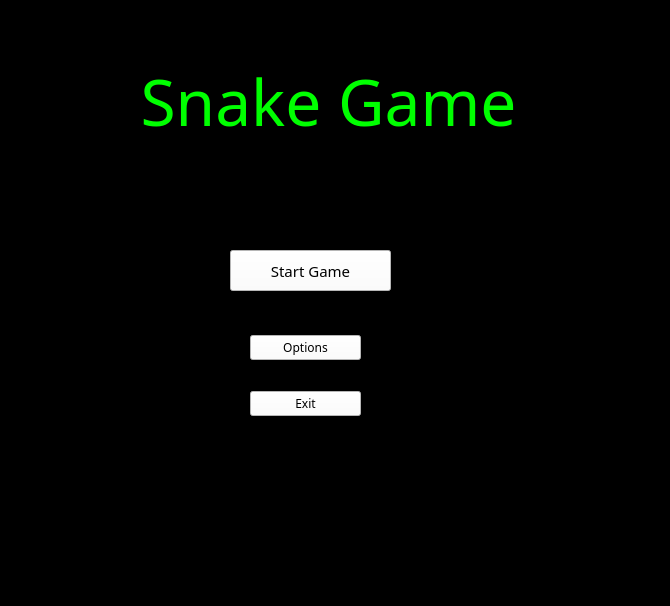
<?xml version="1.0" encoding="UTF-8"?>
<ui version="4.0">
 <class>MainWindow</class>
 <widget class="QMainWindow" name="MainWindow">
  <property name="geometry">
   <rect>
    <x>0</x>
    <y>0</y>
    <width>670</width>
    <height>606</height>
   </rect>
  </property>
  <property name="font">
   <font>
    <family>Tahoma</family>
   </font>
  </property>
  <property name="windowTitle">
   <string>MainWindow</string>
  </property>
  <property name="styleSheet">
   <string notr="true">background-color: rgb(0, 0, 0);</string>
  </property>
  <widget class="QWidget" name="centralwidget">
   <widget class="QFrame" name="frame_3">
    <property name="geometry">
     <rect>
      <x>630</x>
      <y>130</y>
      <width>71</width>
      <height>78</height>
     </rect>
    </property>
    <property name="frameShape">
     <enum>QFrame::StyledPanel</enum>
    </property>
    <property name="frameShadow">
     <enum>QFrame::Raised</enum>
    </property>
   </widget>
   <widget class="QFrame" name="frame">
    <property name="geometry">
     <rect>
      <x>620</x>
      <y>90</y>
      <width>10</width>
      <height>78</height>
     </rect>
    </property>
    <property name="frameShape">
     <enum>QFrame::StyledPanel</enum>
    </property>
    <property name="frameShadow">
     <enum>QFrame::Raised</enum>
    </property>
   </widget>
   <widget class="QPushButton" name="startButton">
    <property name="geometry">
     <rect>
      <x>230</x>
      <y>250</y>
      <width>161</width>
      <height>41</height>
     </rect>
    </property>
    <property name="font">
     <font>
      <family>Titillium Web</family>
      <pointsize>11</pointsize>
     </font>
    </property>
    <property name="styleSheet">
     <string notr="true">background-color: rgb(255, 255, 255);</string>
    </property>
    <property name="text">
     <string>Start Game</string>
    </property>
    <property name="flat">
     <bool>false</bool>
    </property>
   </widget>
   <widget class="QWidget" name="layoutWidget">
    <property name="geometry">
     <rect>
      <x>250</x>
      <y>310</y>
      <width>111</width>
      <height>131</height>
     </rect>
    </property>
    <layout class="QVBoxLayout" name="verticalLayout">
     <item>
      <widget class="QPushButton" name="optionsButton">
       <property name="font">
        <font>
         <family>Titillium Web</family>
        </font>
       </property>
       <property name="styleSheet">
        <string notr="true">background-color: rgb(255, 255, 255);</string>
       </property>
       <property name="text">
        <string>Options</string>
       </property>
      </widget>
     </item>
     <item>
      <widget class="QPushButton" name="exitButton">
       <property name="font">
        <font>
         <family>Titillium Web</family>
        </font>
       </property>
       <property name="styleSheet">
        <string notr="true">background-color: rgb(255, 255, 255);</string>
       </property>
       <property name="text">
        <string>Exit</string>
       </property>
      </widget>
     </item>
    </layout>
   </widget>
   <widget class="QLabel" name="label">
    <property name="geometry">
     <rect>
      <x>120</x>
      <y>40</y>
      <width>417</width>
      <height>122</height>
     </rect>
    </property>
    <property name="font">
     <font>
      <family>Titillium Web</family>
      <pointsize>48</pointsize>
     </font>
    </property>
    <property name="layoutDirection">
     <enum>Qt::LeftToRight</enum>
    </property>
    <property name="autoFillBackground">
     <bool>false</bool>
    </property>
    <property name="styleSheet">
     <string notr="true">color: rgb(0, 255, 0);</string>
    </property>
    <property name="frameShape">
     <enum>QFrame::NoFrame</enum>
    </property>
    <property name="text">
     <string>Snake Game</string>
    </property>
    <property name="alignment">
     <set>Qt::AlignCenter</set>
    </property>
   </widget>
  </widget>
  <widget class="QMenuBar" name="menubar">
   <property name="geometry">
    <rect>
     <x>0</x>
     <y>0</y>
     <width>670</width>
     <height>26</height>
    </rect>
   </property>
  </widget>
  <widget class="QStatusBar" name="statusbar"/>
 </widget>
 <resources/>
 <connections/>
</ui>
